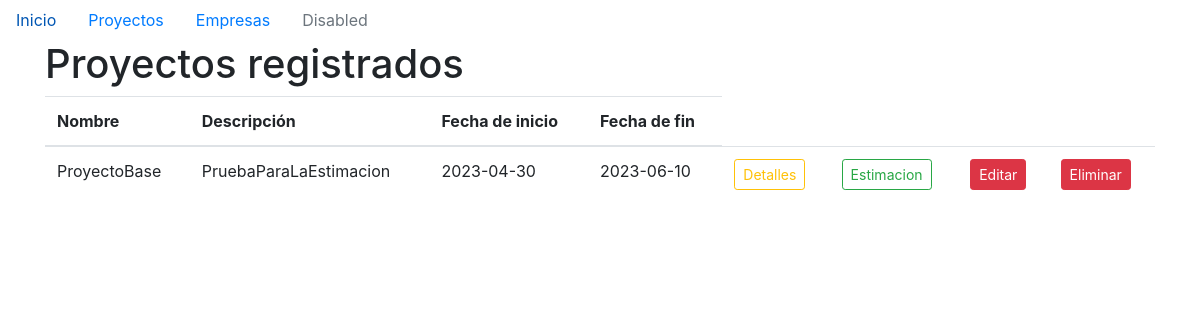
/proyectos, run on an earlier commit of the app's database.
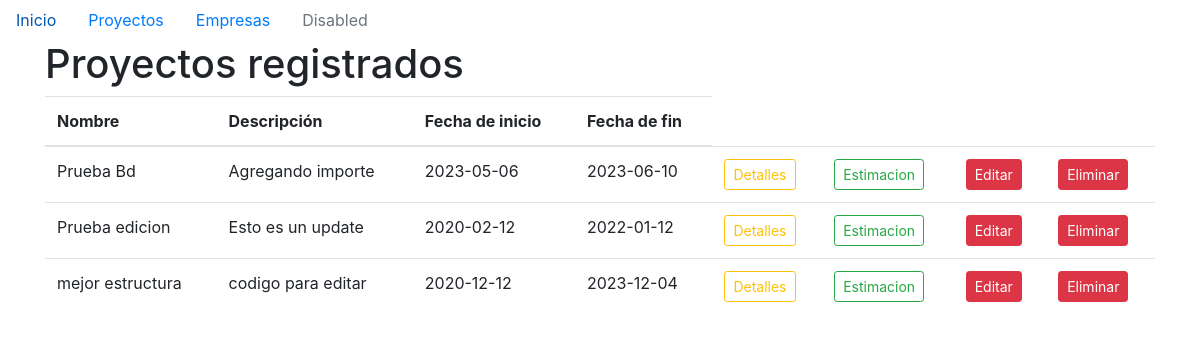
And on a later commit of the database.
### models/proyecto.py (models this page shows)
class Proyecto(db.Model):
    id = db.Column(db.Integer, primary_key= True, autoincrement=True)
    nombre = db.Column(db.String(100), nullable=False, unique=True)
    descripcion = db.Column(db.String(200))
    fecha_inicio = db.Column(db.Date, nullable=False)
    fecha_final = db.Column(db.Date, nullable=False)

### main.py (the view)
@app.route('/proyectos')
def listar_proyectos():
    proyectos = Proyecto.query.all()
    return render_template('proyectos.html', proyectos=proyectos)

### templates/proyectos.html (shortened to what this page needs)
{% extends 'base.html' %}
{% block content %}
<h1>Proyectos registrados</h1>
<div class="table-resposive">
  <table class="table">
    <thead>
      <tr>
        <th>Nombre</th>
        <th>Descripción</th>
        <th>Fecha de inicio</th>
        <th>Fecha de fin</th>
      </tr>
    </thead>
    <tbody>
      {% for proyecto in proyectos %}
      <tr>
        <td>{{ proyecto.nombre }}</td>
        <td>{{ proyecto.descripcion }}</td>
        <td>{{ proyecto.fecha_inicio }}</td>
        <td>{{ proyecto.fecha_final }}</td>
        <td><a href="/proyecto/detalles/{{proyecto.id}}" class="btn btn-outline-warning btn-sm">Detalles</a></td>
        <td><a href="/proyecto/{{proyecto.id}}/estimacion" class="btn btn-outline-success btn-sm">Estimacion</a></td>
        <td><a href="/proyecto/editar/{{proyecto.id}}" class="btn btn-danger btn-sm">Editar</a></td>
        <td><a href="" class="btn btn-danger btn-sm">Eliminar</a></td>
      </tr>
      {% endfor %}
    </tbody>
  </table>
</div>
{% endblock %}

### templates/base.html (shortened to what this page needs)
<!DOCTYPE html>
<html lang="en">
<head>
  <link rel="stylesheet" href="{{ url_for('static', filename='style.css') }}">
  <link rel="stylesheet" href="https://cdn.jsdelivr.net/npm/bootstrap@4.3.1/dist/css/bootstrap.min.css">
</head>
<body>
  {% include 'navbar.html' %}
  <div class="container">
    {% block content %}{% endblock %}
</body>
</html>

### templates/navbar.html
  <ul class="nav">
    <li class="nav-item">
      <a class="nav-link active" href="/">Inicio</a>
    </li>
    <li class="nav-item">
      <a class="nav-link" href="/proyectos">Proyectos</a>
    </li>
    <li class="nav-item">
      <a class="nav-link" href="/empresas">Empresas</a>
    </li>
    <li class="nav-item">
      <a class="nav-link disabled" href="#" tabindex="-1" aria-disabled="true">Disabled</a>
    </li>
  </ul>

What changed in the data, as far as the page shows it:
changed Proyecto: nombre "ProyectoBase" → "Prueba Bd"; descripcion "PruebaParaLaEstimacion" → "Agregando importe"; fecha_inicio "2023-04-30" → "2023-05-06"
added Proyecto: nombre "Prueba edicion", descripcion "Esto es un update", fecha_inicio "2020-02-12", fecha_final "2022-01-12"
added Proyecto: nombre "mejor estructura", descripcion "codigo para editar", fecha_inicio "2020-12-12", fecha_final "2023-12-04"
